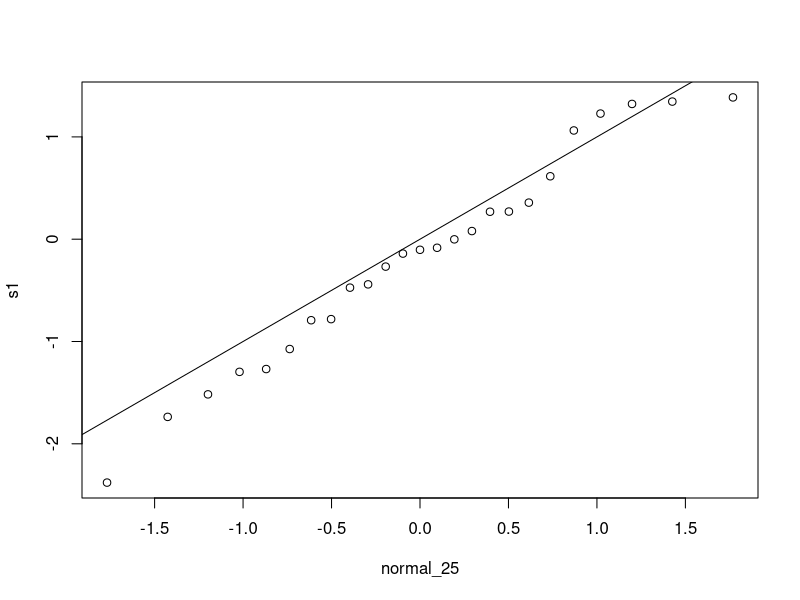
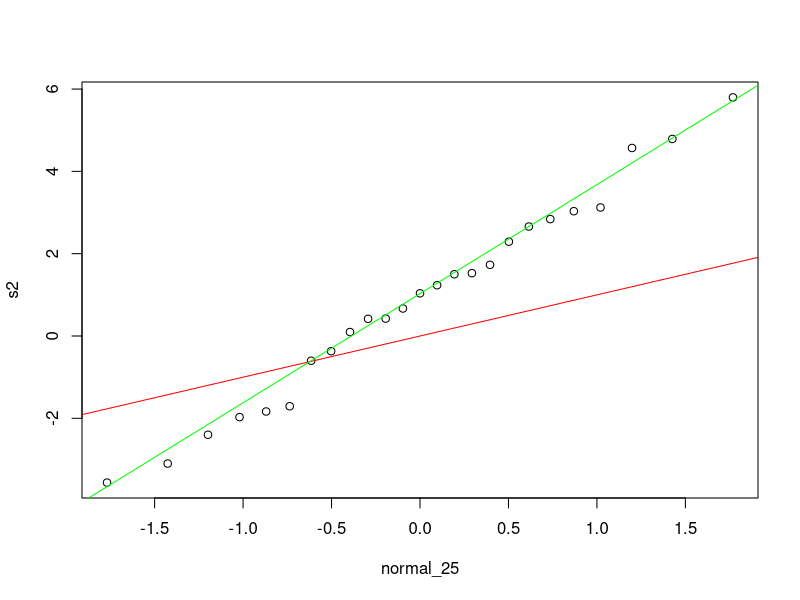
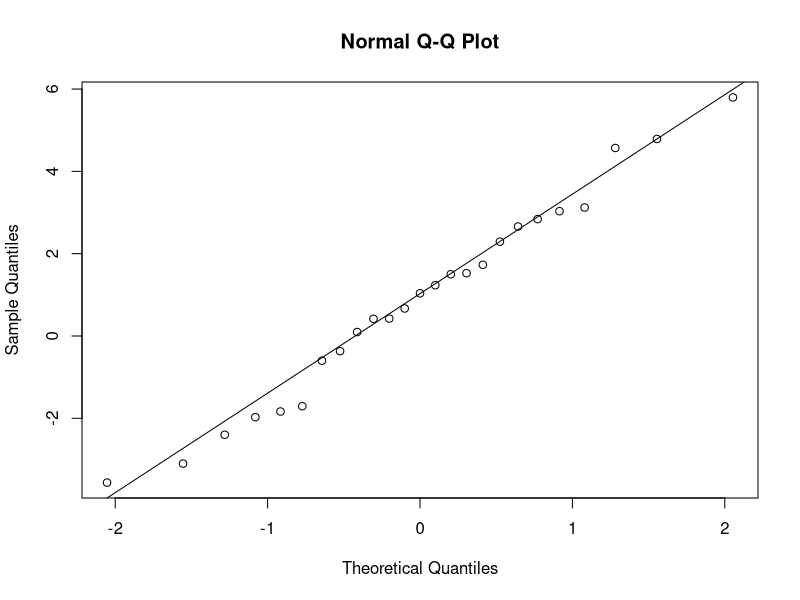
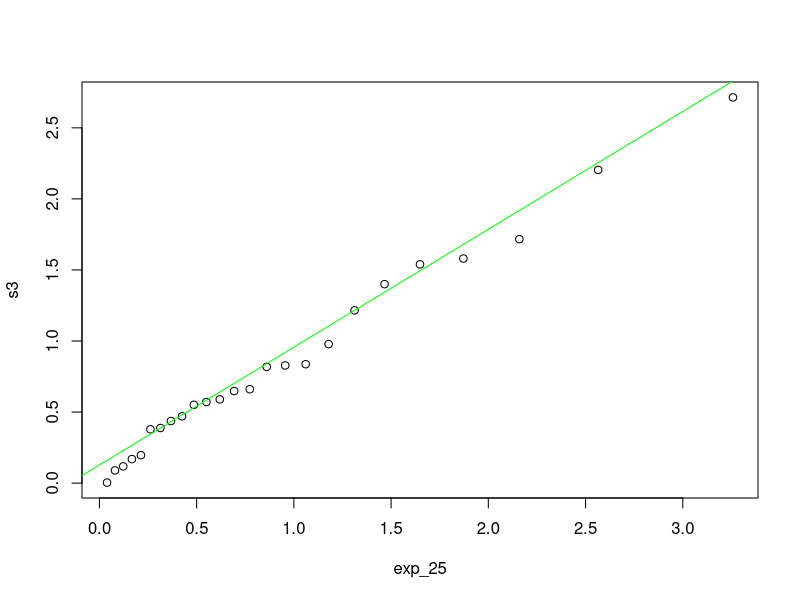

The R source for these figures, in order:
s1 <- rnorm(25, 0, 1); s1 <- sort(s1)

prob_points <- seq(0, 1, length.out = 27)
prob_points <- prob_points[-c(1, length(prob_points))]
prob_points

normal_25 <- qnorm(prob_points, 0, 1, lower.tail = TRUE)
normal_25

plot(s1 ~ normal_25)
abline(a = 0, b = 1)


s2 <- rnorm(25, 1, 2); s2 <- sort(s2)

prob_points <- seq(0, 1, length.out = 27)
prob_points <- prob_points[-c(1, length(prob_points))]
prob_points

normal_25 <- qnorm(prob_points, 0, 1, lower.tail = TRUE)
normal_25

plot(s2 ~ normal_25)
abline(a = 0, b = 1, col = 'red')
abline(b = IQR(s2)/IQR(normal_25),
       a = quantile(s2, 0.25) - (IQR(s2)/IQR(normal_25)) * quantile(normal_25, 0.25), col = 'green')


qqnorm(s2); qqline(s2)




s3 <- rexp(25, rate = 1); s3 <- sort(s3)

exp_25 <- qexp(prob_points, rate = 1, lower.tail = TRUE)

plot(s3 ~ exp_25)
abline(b = IQR(s3)/IQR(exp_25),
       a = quantile(s3, 0.25) - (IQR(s3)/IQR(exp_25)) * quantile(exp_25, 0.25), col = 'green')
